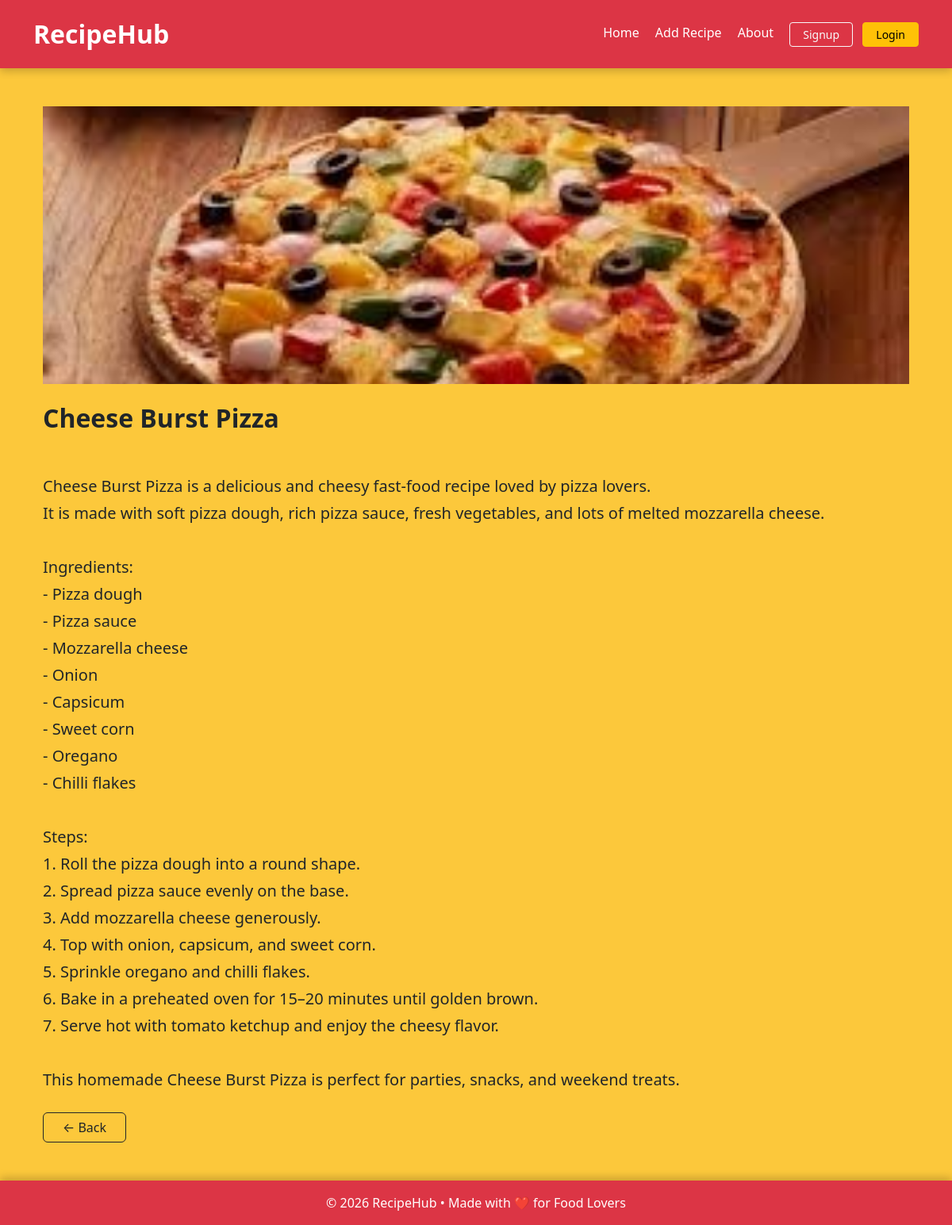
Screenshot of /recipe_details/1/ with the database file from the repository.
### recipe/models.py (models this page shows, shortened)
class Recipe(models.Model):
    user=models.ForeignKey(User,on_delete=models.CASCADE)
    recipe_name=models.CharField(max_length=50)
    recipe_description=models.TextField()
    recipe_image=models.ImageField(upload_to='recipe_iamge')
    models.SlugField(unique='TRUE')

### recipe/views.py (the view)
# urls.py: path('recipe_details/<int:id>/', recipe_details, name='recipe_details')
def recipe_details(request,id):
    recipe=Recipe.objects.get(id=id)
    return render(request,'recipe_details.html',{'recipe':recipe})

### recipe/templates/recipe_details.html (shortened to what this page needs)
{% extends "base.html" %}
{% block start %}
<div class="container mt-5 px-4">
    {% if recipe.recipe_image %}
    <div class="mb-4"
         style="width:100%; height:350px; overflow:hidden;">
        <img src="{{ recipe.recipe_image.url }}"
             style="width:100%; height:100%; object-fit:cover; object-position:center; border-radius:0;">
    </div>
    {% endif %}
    <h2 class="fw-bold text-dark mb-3">
        {{ recipe.recipe_name }}
    </h2>
    <p class="fs-5 text-dark"
       style="white-space: pre-line; line-height:1.7;">
        {{ recipe.recipe_description }}
    </p>
    <div class="mt-4 d-flex gap-2 flex-wrap">
        <a href="{% url 'home' %}" class="btn btn-outline-dark px-4">
            ← Back
        </a>
    </div>
</div>
{% endblock %}

### recipe/templates/base.html (style rules this page uses)
body { background-color: #fcc83b; }

### rows the page displays
Recipe: recipe_image (picture), recipe_name "Cheese Burst Pizza", recipe_description "Cheese Burst Pizza is a delicious and cheesy fast-food recipe loved by pizza lovers. It is made with soft pizza dough, rich pizza sauce, fresh vegetables, and lots of melted mozzarella cheese. Ingredients: - Pizza dough - Pizza sauce - Mozzarella cheese - Onion - Capsicum - Sweet corn - Oregano - Chilli flakes Steps: 1. Roll the pizza dough into a round shape. 2. Spread pizza sauce evenly on the base. 3. Add mozzarella cheese generously. 4. Top with onion, capsicum, and sweet corn. 5. Sprinkle oregano and chilli flakes. 6. Bake in a preheated oven for 15–20 minutes until golden brown. 7. Serve hot with tomato ketchup and enjoy the cheesy flavor. This homemade Cheese Burst Pizza is perfect…"
